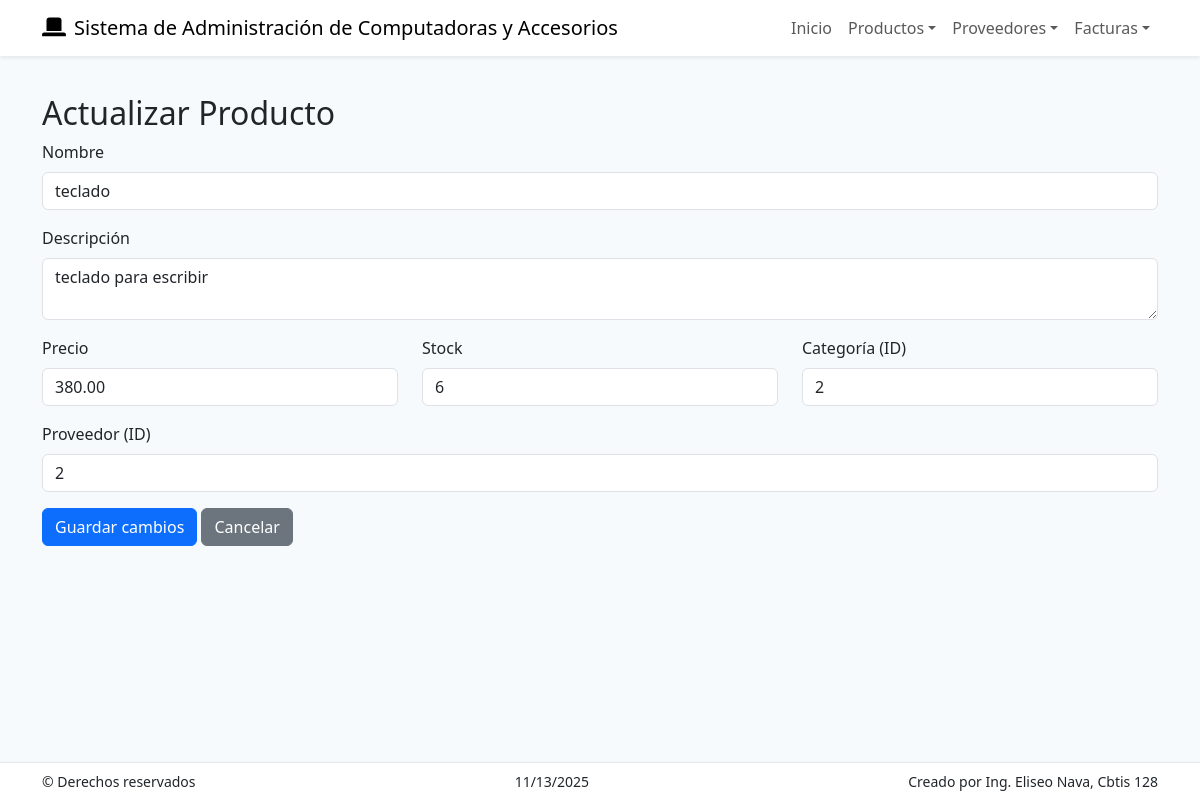
The app's page /productos/actualizar/2/ with its own data.
### app_Computadoras/models.py (models this page shows, shortened)
class Producto(models.Model):
    nombre = models.CharField(max_length=255)
    descripcion = models.TextField(blank=True, null=True)
    precio = models.DecimalField(max_digits=10, decimal_places=2)
    stock = models.IntegerField()
    categoria = models.CharField(max_length=100)
    proveedor = models.ForeignKey(Proveedor, on_delete=models.CASCADE, null=True, blank=True)

class Proveedor(models.Model):
    nombre = models.CharField(max_length=255)
    contacto = models.CharField(max_length=255, blank=True, null=True)
    telefono = models.CharField(max_length=20, blank=True, null=True)
    correo = models.CharField(max_length=255, blank=True, null=True)
    direccion = models.CharField(max_length=255, blank=True, null=True)
    pais = models.CharField(max_length=100, blank=True, null=True)

### app_Computadoras/views.py (the view, shortened to what this page needs)
# urls.py: path('productos/actualizar/<int:id>/', views.actualizar_producto, name="actualizar_producto"),
def actualizar_producto(request, id):
    producto = get_object_or_404(Producto, id=id)
    proveedores = Proveedor.objects.all()
    return render(request, 'producto/actualizar_producto.html', {'producto': producto, 'proveedores': proveedores})

### app_Computadoras/templates/producto/actualizar_producto.html (shortened to what this page needs)
{% extends "base.html" %}
{% block content %}
<h2>Actualizar Producto</h2>
<form method="POST" action="{% url 'actualizar_producto' producto.id %}">
  <div class="mb-3">
    <label class="form-label">Nombre</label>
    <input class="form-control" name="nombre" value="{{ producto.nombre }}">
  </div>
  <div class="mb-3">
    <label class="form-label">Descripción</label>
    <textarea class="form-control" name="descripcion">{{ producto.descripcion }}</textarea>
  </div>
  <div class="row">
    <div class="col">
      <label class="form-label">Precio</label>
      <input class="form-control" name="precio" value="{{ producto.precio }}">
    </div>
    <div class="col">
      <label class="form-label">Stock</label>
      <input class="form-control" name="stock" value="{{ producto.stock }}">
    </div>
    <div class="col">
      <label class="form-label">Categoría (ID)</label>
      <input class="form-control" name="categoria" value="{{ producto.categoria }}">
    </div>
  </div>
  <div class="mb-3 mt-3">
    <label class="form-label">Proveedor (ID)</label>
    <input class="form-control" name="proveedor" value="{% if producto.proveedor %}{{ producto.proveedor.id }}{% endif %}">
  </div>
  <button class="btn btn-primary">Guardar cambios</button>
  <a class="btn btn-secondary" href="{% url 'ver_productos' %}">Cancelar</a>
</form>
{% endblock %}

### app_Computadoras/templates/base.html (style rules this page uses)
body { padding-top: 70px; padding-bottom: 70px; background-color: #f7fafc; }

### records on screen
Producto: nombre "teclado", descripcion "teclado para escribir", precio "380.00", stock "6", categoria "2", proveedor "2"
